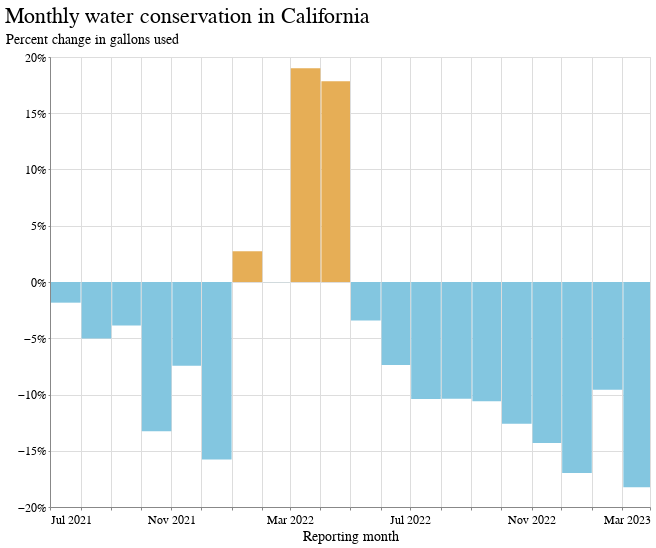

The notebook cell saved with this chart:
### Code cell
alt.Chart(
    statewide_df
).mark_bar().encode(
    x=alt.X('yearmonth(reporting_month):T', axis=alt.Axis(title="Reporting month")),
    y=alt.Y("gallons_pct_change:Q", axis=alt.Axis(format="%", title="Percent change in gallons used")),
    color=alt.condition(
        alt.datum.gallons_pct_change > 0,
        alt.value("#e6ae56"),  # The positive color
        alt.value("#83c6e0")  # The negative color
    ),
    tooltip=["reporting_month","gallons_pct_change"]
).properties(title=f"Monthly water conservation in California", width=600)

### Figure 1 — Vega-Lite specification as saved in the notebook (floating-point values rounded to 4 significant figures)
{"config": {"view": {"width": 800, "height": 450}, "background": "#ffffff", "title": {"anchor": "start", "font": "BentonGothic-Bold, sans", "fontColor": "#000000", "fontSize": 22, "fontWeight": "normal"}, "arc": {"fill": "#82c6df"}, "area": {"fill": "#82c6df"}, "line": {"stroke": "#82c6df", "strokeWidth": 3}, "path": {"stroke": "#82c6df"}, "rect": {"fill": "#82c6df"}, "shape": {"stroke": "#82c6df"}, "bar": {"fill": "#82c6df"}, "point": {"stroke": "#82c6df"}, "symbol": {"fill": "#82c6df", "size": 30}, "axis": {"titleFont": "BentonGothic-Bold, sans", "titleFontSize": 14, "titleFontWeight": "normal", "labelFont": "BentonGothic, sans", "labelFontSize": 12, "labelFontWeight": "normal"}, "axisX": {"labelAngle": 0, "labelPadding": 4, "tickSize": 3}, "axisY": {"labelBaseline": "middle", "maxExtent": 45, "minExtent": 45, "tickSize": 2, "titleAlign": "left", "titleAngle": 0, "titleX": -45, "titleY": -11}, "legend": {"titleFont": "BentonGothic-Bold, sans", "titleFontSize": 14, "titleFontWeight": "normal", "symbolType": "square", "labelFont": "BentonGothic, sans", "labelFontSize": 13}, "range": {"category": ["#3580b1", "#ec8431", "#ab7fb4", "#c89d29", "#adc839", "#829eb1"], "diverging": ["#e68a4f", "#f4bb6a", "#f9e39c", "#dadfe2", "#a6b7c6", "#849eae"], "heatmap": ["#fbf2c7", "#f9e39c", "#f8d36e", "#f4bb6a", "#e68a4f", "#d15a40", "#ab4232"], "ordinal": ["#fbf2c7", "#f9e39c", "#f8d36e", "#f4bb6a", "#e68a4f", "#d15a40", "#ab4232"], "ramp": ["#fbf2c7", "#f9e39c", "#f8d36e", "#f4bb6a", "#e68a4f", "#d15a40", "#ab4232"]}}, "data": {"name": "data-9b0899a4b7f7beb315ab5021b5260782"}, "mark": "bar", "encoding": {"color": {"condition": {"value": "#e6ae56", "test": "(datum.gallons_pct_change > 0)"}, "value": "#83c6e0"}, "tooltip": [{"field": "reporting_month", "type": "temporal"}, {"field": "gallons_pct_change", "type": "quantitative"}], "x": {"axis": {"title": "Reporting month"}, "field": "reporting_month", "timeUnit": "yearmonth", "type": "temporal"}, "y": {"axis": {"format": "%", "title": "Percent change in gallons used"}, "field": "gallons_pct_change", "type": "quantitative"}}, "title": "Monthly water conservation in California", "width": 600, "$schema": "https://vega.github.io/schema/vega-lite/v4.17.0.json", "datasets": {"data-9b0899a4b7f7beb315ab5021b5260782": [{"state": "Statewide", "reporting_month": "2021-07-15T00:00:00", "total_gallons_current": 201100000000.0, "total_gallons_baseline": 204900000000.0, "gallons_pct_change": -0.01837}, {"state": "Statewide", "reporting_month": "2021-08-15T00:00:00", "total_gallons_current": 197900000000.0, "total_gallons_baseline": 208400000000.0, "gallons_pct_change": -0.05013}, {"state": "Statewide", "reporting_month": "2021-09-15T00:00:00", "total_gallons_current": 181100000000.0, "total_gallons_baseline": 188400000000.0, "gallons_pct_change": -0.03875}, {"state": "Statewide", "reporting_month": "2021-10-15T00:00:00", "total_gallons_current": 153400000000.0, "total_gallons_baseline": 176800000000.0, "gallons_pct_change": -0.1326}, {"state": "Statewide", "reporting_month": "2021-11-15T00:00:00", "total_gallons_current": 130800000000.0, "total_gallons_baseline": 141300000000.0, "gallons_pct_change": -0.07438}, {"state": "Statewide", "reporting_month": "2021-12-15T00:00:00", "total_gallons_current": 109900000000.0, "total_gallons_baseline": 130500000000.0, "gallons_pct_change": -0.1577}, {"state": "Statewide", "reporting_month": "2022-01-15T00:00:00", "total_gallons_current": 111100000000.0, "total_gallons_baseline": 108100000000.0, "gallons_pct_change": 0.02732}, {"state": "Statewide", "reporting_month": "2022-02-15T00:00:00", "total_gallons_current": 117000000000.0, "total_gallons_baseline": 117000000000.0, "gallons_pct_change": -0.0001126}, {"state": "Statewide", "reporting_month": "2022-03-15T00:00:00", "total_gallons_current": 136500000000.0, "total_gallons_baseline": 114700000000.0, "gallons_pct_change": 0.1901}, {"state": "Statewide", "reporting_month": "2022-04-15T00:00:00", "total_gallons_current": 141500000000.0, "total_gallons_baseline": 120100000000.0, "gallons_pct_change": 0.1784}, {"state": "Statewide", "reporting_month": "2022-05-15T00:00:00", "total_gallons_current": 163900000000.0, "total_gallons_baseline": 169800000000.0, "gallons_pct_change": -0.03426}, {"state": "Statewide", "reporting_month": "2022-06-15T00:00:00", "total_gallons_current": 172600000000.0, "total_gallons_baseline": 186400000000.0, "gallons_pct_change": -0.07368}, {"state": "Statewide", "reporting_month": "2022-07-15T00:00:00", "total_gallons_current": 182300000000.0, "total_gallons_baseline": 203500000000.0, "gallons_pct_change": -0.104}, {"state": "Statewide", "reporting_month": "2022-08-15T00:00:00", "total_gallons_current": 185800000000.0, "total_gallons_baseline": 207400000000.0, "gallons_pct_change": -0.1038}, {"state": "Statewide", "reporting_month": "2022-09-15T00:00:00", "total_gallons_current": 168100000000.0, "total_gallons_baseline": 188000000000.0, "gallons_pct_change": -0.1059}, {"state": "Statewide", "reporting_month": "2022-10-15T00:00:00", "total_gallons_current": 153600000000.0, "total_gallons_baseline": 175700000000.0, "gallons_pct_change": -0.1259}, {"state": "Statewide", "reporting_month": "2022-11-15T00:00:00", "total_gallons_current": 118800000000.0, "total_gallons_baseline": 138700000000.0, "gallons_pct_change": -0.143}, {"state": "Statewide", "reporting_month": "2022-12-15T00:00:00", "total_gallons_current": 107300000000.0, "total_gallons_baseline": 129300000000.0, "gallons_pct_change": -0.1698}, {"state": "Statewide", "reporting_month": "2023-01-15T00:00:00", "total_gallons_current": 95380000000.0, "total_gallons_baseline": 105500000000.0, "gallons_pct_change": -0.0958}, {"state": "Statewide", "reporting_month": "2023-02-15T00:00:00", "total_gallons_current": 90020000000.0, "total_gallons_baseline": 110100000000.0, "gallons_pct_change": -0.1824}]}}
